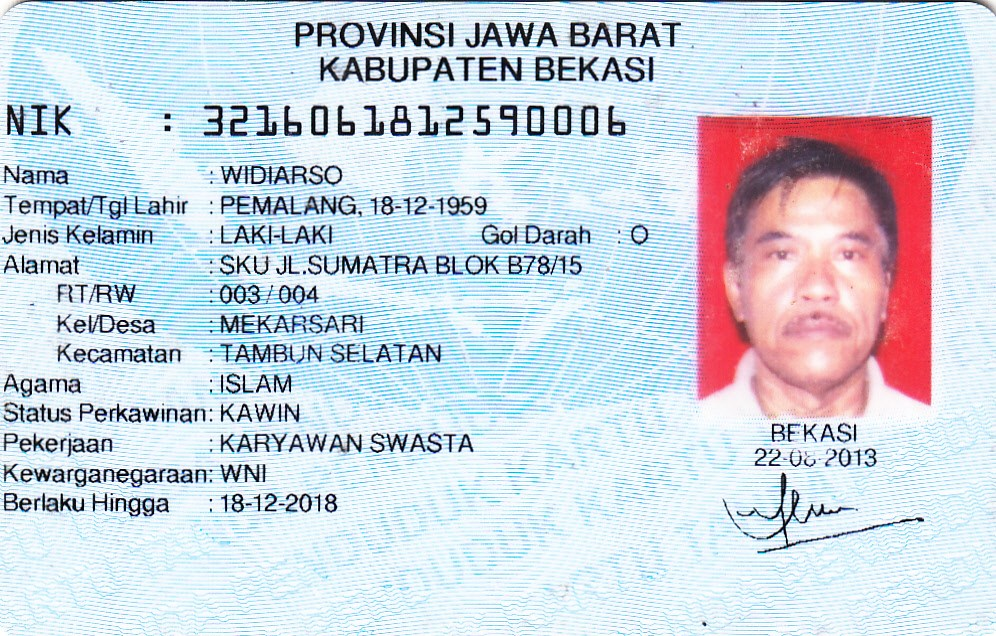
#> input picture tests/sample_ktp.png, 996 x 636 px
$ python -i utils.py   (imports and definitions only)
#> lines starting #> are read from the running program, lines starting #| are printed output that depends on the picture; after the words box and inside, x2 and y2 are one past the last pixel; in counts of white or black regions, pixels touching at a corner belong together
#> further down, picture is the input picture: shape (636, 996, 3); mean B, G, R 221.6, 212.1, 204.5
from scipy.ndimage import rotate
import numpy as np
import re
import datetime

def correct_skew(img_blur, delta=1, limit=90):
#> called with delta = 1, limit = 90
    def determine_score(arr, angle):
        data = rotate(arr, angle, reshape=False, order=0)
        histogram = np.sum(data, axis=1, dtype=float)
        score = np.sum((histogram[1:] - histogram[:-1]) ** 2, dtype=float)
        return histogram, score

    gray = cv2.cvtColor(img_blur, cv2.COLOR_BGR2GRAY)
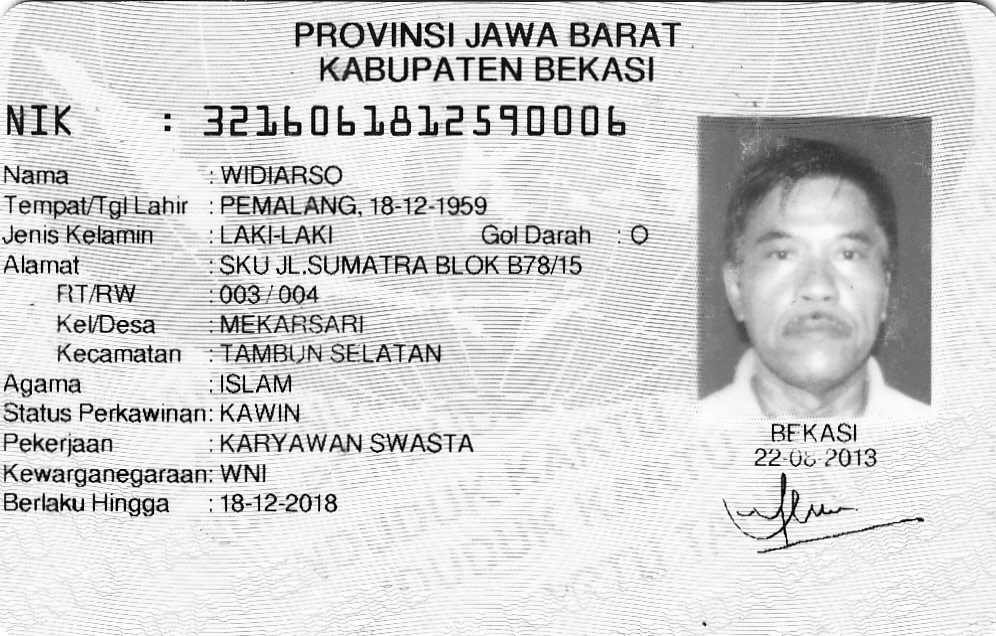
#> gray: shape (636, 996); min 0, max 255, mean 210.9
    thresh = cv2.threshold(gray, 0, 255, cv2.THRESH_BINARY_INV + cv2.THRESH_OTSU)[1]
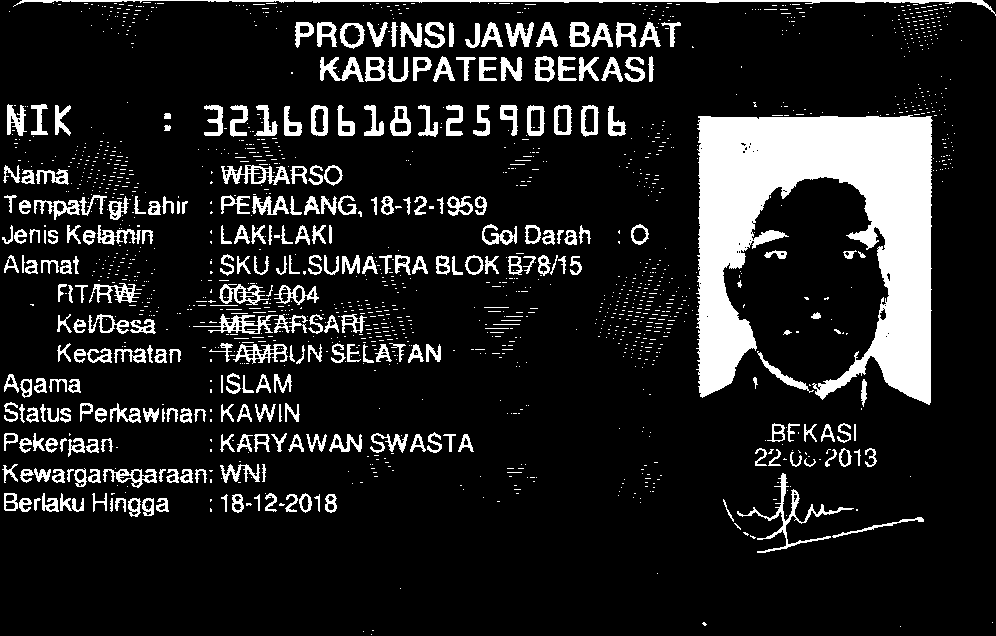
#> thresh: shape (636, 996); 13.5% white; 1587 white regions (1301 under 20 px), largest, box (x1, y1, x2, y2) and area: (696, 115, 933, 405) 37889, (13, 0, 996, 16) 2033, (737, 473, 854, 553) 1038

    scores = []
    angles = np.arange(-limit, limit + delta, delta)
    for angle in angles:
        histogram, score = determine_score(thresh, angle)
        scores.append(score)
#> this loop made 181 passes
#> score on passes 1 to 3: 8.99e+09, 6.24e+09, 5.32e+09
#> pass 1, in determine_score, `data = rotate(arr, angle, reshape=False, order=0)`:
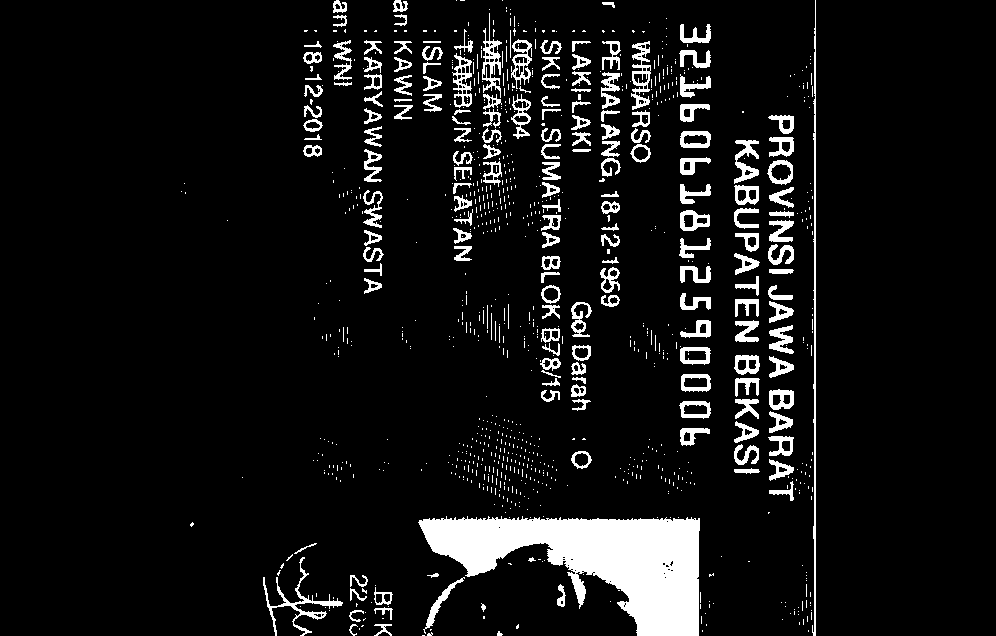
#> data: shape (636, 996); 8.1% white; 1030 white regions (849 under 20 px), largest, box (x1, y1, x2, y2) and area: (418, 516, 700, 636) 17774, (812, 0, 816, 636) 1278, (263, 557, 343, 636) 872
#> pass 2, in determine_score (call 2), `data = rotate(arr, angle, reshape=False, order=0)`:
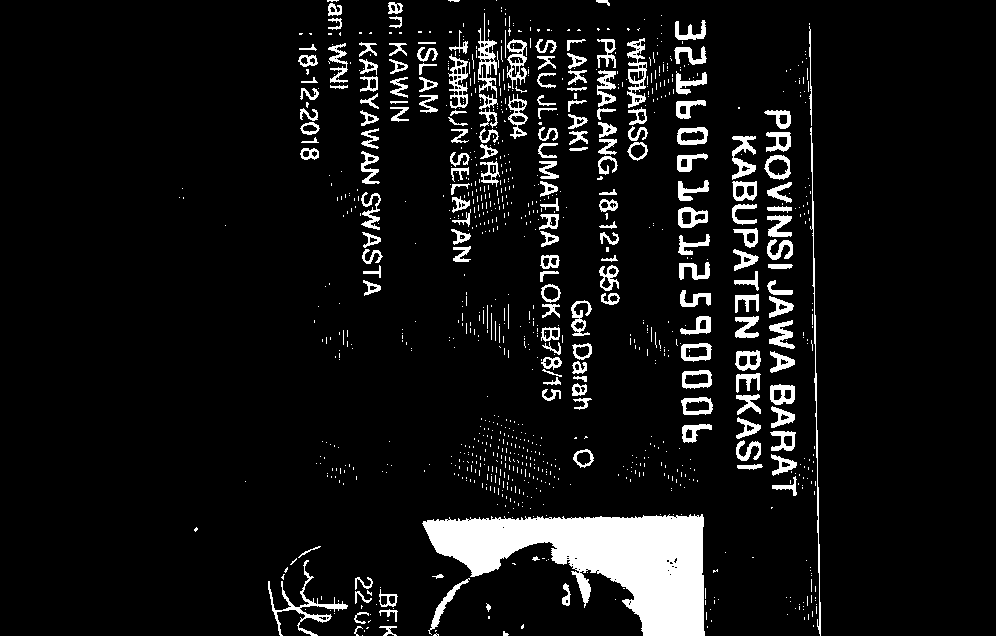
#> data: shape (636, 996); 8.1% white; 1029 white regions (847 under 20 px), largest, box (x1, y1, x2, y2) and area: (422, 514, 705, 636) 17961, (268, 560, 348, 636) 854, (810, 127, 821, 636) 818
#> pass 3, in determine_score (call 3), `data = rotate(arr, angle, reshape=False, order=0)`:
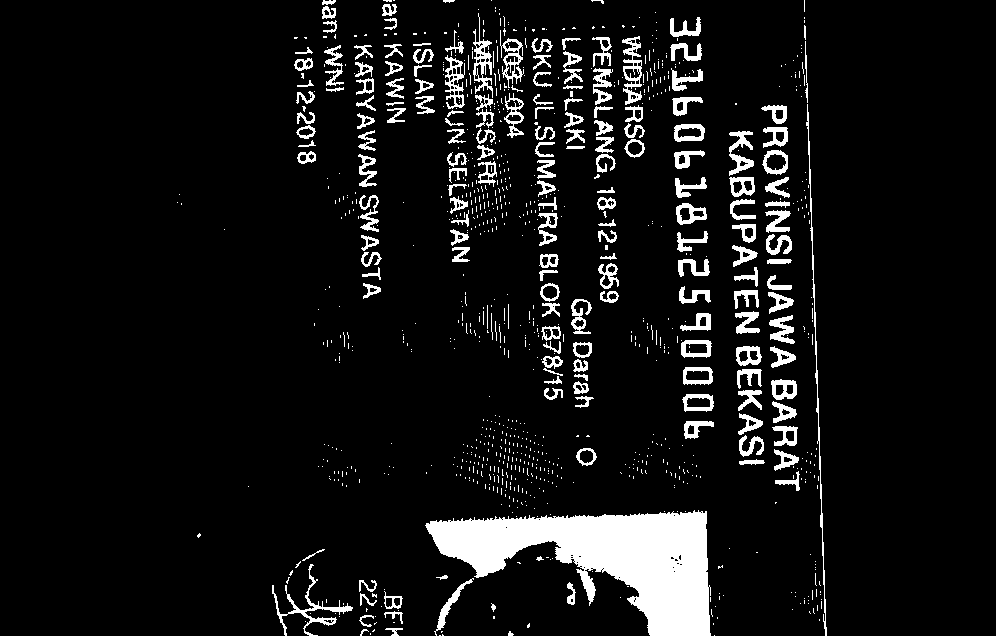
#> data: shape (636, 996); 8.1% white; 1032 white regions (850 under 20 px), largest, box (x1, y1, x2, y2) and area: (425, 510, 711, 636) 18163, (806, 104, 827, 636) 849, (272, 564, 353, 636) 813
#> after the loop, scores = 181 values, max 6.84e+10 at index 90, min 1.53e+09 at index 32, mean 3.37e+09

    best_angle = angles[scores.index(max(scores))]
#> best_angle = 0

    (h, w) = img_blur.shape[:2]
#> h = 636; w = 996
    center = (w // 2, h // 2)
#> center = (498, 318)
    M = cv2.getRotationMatrix2D(center, best_angle, 1.0)
#> M = [[1, 0, 0], [0, 1, 0]]
    corrected = cv2.warpAffine(img_blur, M, (w, h), flags=cv2.INTER_CUBIC, \
                               borderMode=cv2.BORDER_REPLICATE)

    return best_angle, corrected

def extract_date(date_text):
    try:
        match = re.search(r"(\d{1,2})([-/\.])(\d{2})\2(\d{4})", date_text)
        if match:
            day, month, year = int(match.group(1)), int(match.group(3)), int(match.group(4))
            return datetime.datetime(year, month, day)
        parsed_date = datetime.datetime.strptime(date_text, "%Y %m-%d")
        return parsed_date
    except ValueError:
        pass

    date_pattern = r"(\d{1,4})(?:[-/\.])(\d{1,2})(?:[-/\.])(\d{2,4})"
    match = re.search(date_pattern, date_text)
    if match:
        day, month, year = map(lambda x: int(x) if 1 <= int(x) <= 31 else None, match.groups())
        if day is not None and month is not None and year is not None:
            try:
                return datetime.datetime(year, month, day)
            except ValueError:
                return None
    return None

>>> import cv2
>>> picture = cv2.imread('tests/sample_ktp.png')
>>> result = correct_skew(picture)
